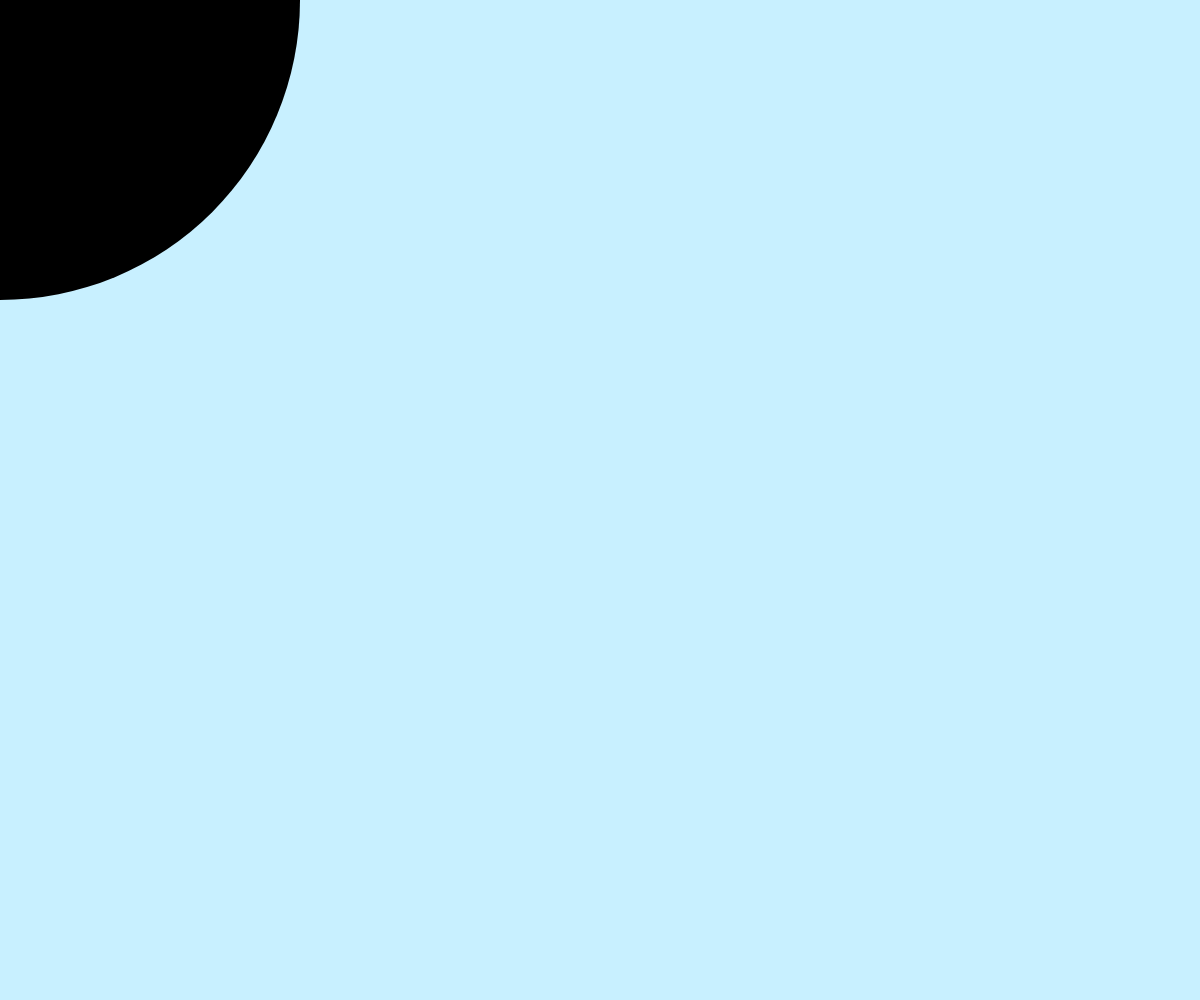
Frame 1 (no input)
Frame 60 (no input): identical to frame 1, image omitted
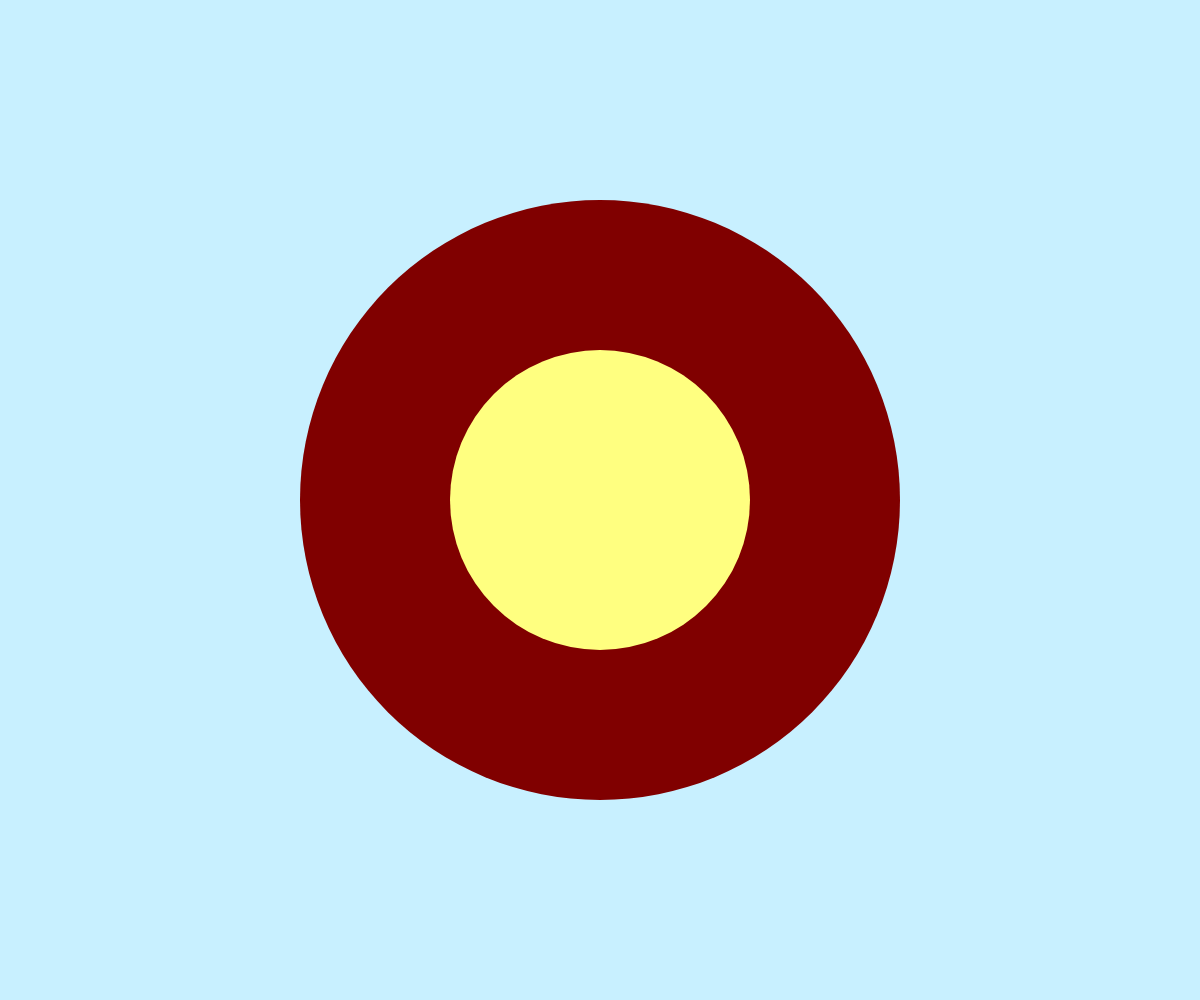
Frame 120 (the mouse pressed at the canvas centre since frame 60)

The p5.js sketch that drew these frames (run headless with seeded random() and noise() and a simulated clock; from frame 60 on, the mouse is pressed at the canvas centre):

// p5.js sketch
// ── sketch.js
let r,g,b;

function setup() {
  createCanvas(windowWidth, windowHeight);
}

function draw() {
//  background(255, 150, 0);
  background(200, 240, 255);

  
  r = 0;
  g = 0;
  b = 0;
  
  r = map(mouseX, 0, windowWidth, 0, 255);
  g = map(mouseX, 0, windowWidth, 255, 0);
  b = map(mouseY, 0, windowHeight, 255, 0);
  
  noStroke();
  //fill(r,g,b);
  fill(r,0,0);
  
  ellipse(pmouseX,pmouseY,windowWidth/2);
  
  fill(255,255,b);
  ellipse(pmouseX,pmouseY,mouseX/2);

  
  //fill(b,r,g)
  //rectMode(CENTER);
  //rect(windowWidth/2,windowHeight/2,mouseX/2,mouseY/2);
  
}
